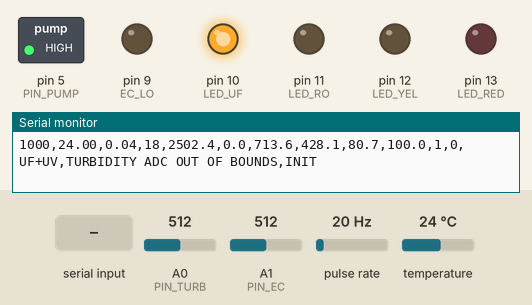
Simulated run of this sketch. Board: Arduino Uno, built with avr-gcc and run on an emulated ATmega328P. Parts: switched loads named in the sketch (green lamp = pin HIGH), output pins drawn as LEDs (lit = HIGH), the last lines printed to the serial monitor. Wiring (inferred from the names in the program): pulse sensor: data pin 2. Inputs (shaded band) come from the test bench; at power-on: A1 (PIN_EC) = 512, A0 (PIN_TURB) = 512, pulse rate 20 Hz, temperature 24 °C. EEPROM starts erased.

Above: at 1.3 s.
1.4 s: "P90\n" received over Serial
At 2.5 s:
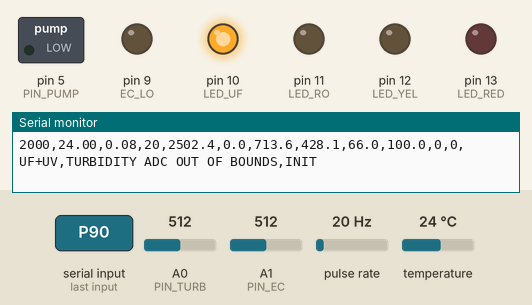
At 5.4 s:
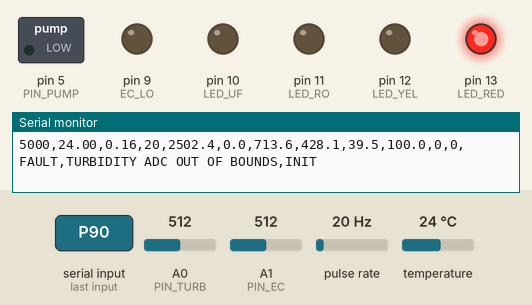
5.5 s: A1 (PIN_EC) set to 545
11.5 s: A1 (PIN_EC) set to 985
13.0 s: A1 (PIN_EC) set to 1020
15.5 s: A0 (PIN_TURB) set to 479
Timing chart, 0 to 18.5 s (numbered marks = the images above; inputs shaded):
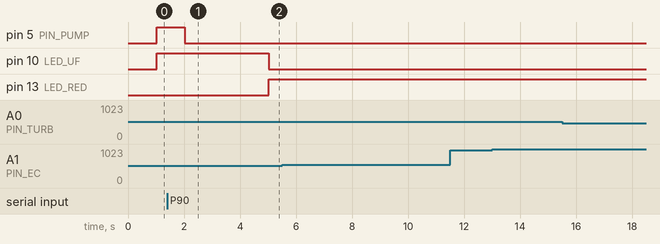

The sketch:

PureRoute_Uno.ino
```cpp
/*
 * PureRoute v2 Decision Engine - Arduino Uno Firmware
 * Platform: ATmega328P (Arduino Uno)
 * Baud: 115200
 *
 * Pins:
 *   DS18B20 Temp: 4
 *   Flow Sensor:  2 (Interrupt 0)
 *   Turbidity:    A0
 *   EC Probe ADC: A1
 *   EC Pulse A:   7
 *   EC Pulse B:   8
 *   EC Ground:    9
 *   Pump Relay:   5
 *   LED UF:       10 (Green)
 *   LED RO:       11 (Blue)
 *   LED YEL:      12 (Yellow)
 *   LED RED:      13 (Red)
 */

#include <OneWire.h>
#include <DallasTemperature.h>
#include <EEPROM.h>
#include <avr/wdt.h>

const byte PIN_T = 4;
const byte PIN_FLOW = 2;
const byte PIN_TURB = A0;
const byte PIN_EC = A1;
const byte EC_A = 7;
const byte EC_B = 8;
const byte EC_LO = 9;

const byte PIN_PUMP = 5;
const byte LED_UF = 10;
const byte LED_RO = 11;
const byte LED_YEL = 12;
const byte LED_RED = 13;

const float R_SER = 1000.0;
const float VCC_MV = 5000.0; // Calibrate to measured 5V rail

const float T_HI = 25.0;
const float T_LO = 10.0;
const float TURB_MARGIN = 5.0;
const float EC_SWITCH_IN = 500.0;
const float EC_SWITCH_OUT = 450.0;

struct Cal {
  float kFlow; // pulses per litre (~5000)
  float v0;    // clear-water turbidity baseline mV
  float q0;    // fresh cartridge flow L/min
  float ecA;
  float ecB;
  float ecC;
} cal;

OneWire ow(PIN_T);
DallasTemperature ds(&ow);

volatile unsigned long flowPulseCount = 0;
void onPulse() {
  flowPulseCount++;
}

bool areaLocked = false;
byte pumpState = 1; // Default requested pump state (1=ON, 0=OFF)
char sampleTag[16] = "INIT";

enum State { UF_UV, RO_STATE, FLUSH, REPLACE, LOCKED_RO, FAULT };
State currentState = UF_UV;
State candidateState = UF_UV;
byte candidateCount = 0;

// Filter health & litres
float emaFlow = 0.0;
float emaFhi = 100.0;
float totalLitres = 0.0;
const float RATED_LITRES = 50.0;

// Fault monitoring counters
byte dryRunSeconds = 0;
byte leakSeconds = 0;
byte faultClearSeconds = 0;

// Stuck sensor tracking (last 30 samples)
float lastTurbMv = 0;
byte stuckTurbCount = 0;

unsigned long lastTickMs = 0;
bool blinkState = false;

float medianMv(byte pin) {
  int v[15];
  for (byte i = 0; i < 15; i++) {
    v[i] = analogRead(pin);
  }
  for (byte i = 1; i < 15; i++) {
    int k = v[i];
    int j = i - 1;
    while (j >= 0 && v[j] > k) {
      v[j + 1] = v[j];
      j--;
    }
    v[j + 1] = k;
  }
  return v[7] * (VCC_MV / 1023.0);
}

bool ecBurst(float &rx, float &asym) {
  pinMode(EC_A, OUTPUT);
  pinMode(EC_B, OUTPUT);
  pinMode(EC_LO, OUTPUT);
  digitalWrite(EC_LO, LOW);

  float s1 = 0, s2 = 0;
  byte n1 = 0, n2 = 0;

  for (byte i = 0; i < 8; i++) {
    digitalWrite(EC_A, HIGH);
    digitalWrite(EC_B, LOW);
    delayMicroseconds(400);
    float v1 = analogRead(PIN_EC) * (VCC_MV / 1023.0);

    digitalWrite(EC_A, LOW);
    digitalWrite(EC_B, HIGH);
    delayMicroseconds(400);
    float v2 = analogRead(PIN_EC) * (VCC_MV / 1023.0);

    if (v1 > 100 && v1 < 4900) {
      s1 += R_SER * v1 / (VCC_MV - v1);
      n1++;
    }
    if (v2 > 100 && v2 < 4900) {
      s2 += R_SER * (VCC_MV - v2) / v2;
      n2++;
    }
  }

  digitalWrite(EC_A, LOW);
  digitalWrite(EC_B, LOW);
  pinMode(EC_A, INPUT);
  pinMode(EC_B, INPUT);

  if (!n1 && !n2) return false;
  float r1 = n1 ? (s1 / n1) : 0;
  float r2 = n2 ? (s2 / n2) : 0;

  if (n1 && n2) {
    rx = (r1 + r2) / 2.0;
    asym = fabs(r1 - r2) / rx;
  } else {
    rx = n1 ? r1 : r2;
    asym = 0.0;
  }
  return true;
}

void loadDefaultsIfUnset() {
  EEPROM.get(0, cal);
  if (isnan(cal.kFlow) || cal.kFlow < 1000.0 || cal.kFlow > 10000.0) {
    cal.kFlow = 5000.0;
    cal.v0 = 2000.0;
    cal.q0 = 1.20;
    cal.ecA = 0.0;
    cal.ecB = 700000.0; // Cell constant scale G (Siemens) -> uS/cm
    cal.ecC = 0.0;
    EEPROM.put(0, cal);
  }
}

void saveCal() {
  EEPROM.put(0, cal);
}

void handleSerialCommands() {
  while (Serial.available() > 0) {
    char c = Serial.read();
    if (c == 'B') {
      cal.v0 = medianMv(PIN_TURB);
      saveCal();
    } else if (c == 'F') {
      if (emaFlow > 0.2) {
        cal.q0 = emaFlow;
        saveCal();
      }
    } else if (c == 'K') {
      float k = Serial.parseFloat();
      if (k > 1000.0) {
        cal.kFlow = k;
        saveCal();
      }
    } else if (c == 'P') {
      int p = Serial.parseInt();
      pumpState = (p == 1) ? 1 : 0;
    } else if (c == 'L') {
      int l = Serial.parseInt();
      areaLocked = (l == 1);
    } else if (c == 'S') {
      byte idx = 0;
      delay(5);
      while (Serial.available() > 0 && idx < 15) {
        char sc = Serial.read();
        if (sc == '\n' || sc == '\r') break;
        sampleTag[idx++] = sc;
      }
      sampleTag[idx] = '\0';
    }
  }
}

void updateLEDs(State s, bool blink) {
  // Turn all off first
  digitalWrite(LED_UF, LOW);
  digitalWrite(LED_RO, LOW);
  digitalWrite(LED_YEL, LOW);
  digitalWrite(LED_RED, LOW);

  switch (s) {
    case FAULT:
      digitalWrite(LED_RED, HIGH);
      break;
    case LOCKED_RO:
      if (blink) digitalWrite(LED_RO, HIGH);
      break;
    case REPLACE:
      digitalWrite(LED_YEL, HIGH);
      break;
    case FLUSH:
      if (blink) digitalWrite(LED_YEL, HIGH);
      break;
    case RO_STATE:
      digitalWrite(LED_RO, HIGH);
      break;
    case UF_UV:
      digitalWrite(LED_UF, HIGH);
      break;
  }
}

void setup() {
  pinMode(PIN_PUMP, OUTPUT);
  digitalWrite(PIN_PUMP, LOW); // Safe start: Pump OFF

  pinMode(LED_UF, OUTPUT);
  pinMode(LED_RO, OUTPUT);
  pinMode(LED_YEL, OUTPUT);
  pinMode(LED_RED, OUTPUT);

  Serial.begin(115200);
  ds.begin();
  ds.setWaitForConversion(false);
  ds.requestTemperatures();

  loadDefaultsIfUnset();

  pinMode(PIN_FLOW, INPUT_PULLUP);
  attachInterrupt(digitalPinToInterrupt(PIN_FLOW), onPulse, FALLING);

  wdt_enable(WDTO_2S);

  Serial.println(F("t_ms,temp_c,flow_lpm,pulses,turb_mv,turb_index_pct,ec25_uScm,tds_ppm,fhi,counter_life_pct,pump,lock,state,reason,tag"));
}

void loop() {
  wdt_reset();
  handleSerialCommands();

  unsigned long now = millis();
  if (now - lastTickMs < 1000) {
    return;
  }
  lastTickMs = now;
  blinkState = !blinkState;

  // 1. Read Flow Pulses atomically
  noInterrupts();
  unsigned long pulses = flowPulseCount;
  flowPulseCount = 0;
  interrupts();

  float rawFlowLpm = (float)pulses * 60.0 / cal.kFlow;
  emaFlow = (0.2 * rawFlowLpm) + (0.8 * emaFlow);

  if (pumpState == 1 && emaFlow > 0.05) {
    totalLitres += (emaFlow / 60.0);
  }
  float counterLifePct = max(0.0, 100.0 * (1.0 - (totalLitres / RATED_LITRES)));

  // 2. Read Temperature (non-blocking DS18B20)
  float tempC = ds.getTempCByIndex(0);
  ds.requestTemperatures(); // Request next reading

  // 3. Read Turbidity
  float turbMv = medianMv(PIN_TURB);
  float turbIndexPct = 0.0;
  if (cal.v0 > 0) {
    turbIndexPct = max(0.0, min(100.0, 100.0 * (1.0 - (turbMv / cal.v0))));
  }

  // 4. Read Conductivity (Bipolar AC)
  float rxOhms = 0.0, rxAsym = 0.0;
  bool ecOk = ecBurst(rxOhms, rxAsym);
  float ec25 = 0.0;
  if (ecOk && rxOhms > 50.0 && rxOhms < 200000.0) {
    float g = 1.0 / rxOhms;
    float ec = cal.ecA + (cal.ecB * g) + (cal.ecC * g * g);
    float tComp = 1.0 + 0.019 * (tempC - 25.0);
    if (tComp > 0) ec25 = ec / tComp;
  }
  float tdsPpm = ec25 * 0.6;

  // 5. Calculate FHI
  float rawFhi = 100.0;
  if (cal.q0 > 0) {
    rawFhi = 100.0 * max(0.0, min(1.0, emaFlow / cal.q0));
  }
  emaFhi = (0.2 * rawFhi) + (0.8 * emaFhi);

  // 6. Check Faults
  bool fault = false;
  const char* faultReason = "";

  if (pumpState == 1 && emaFlow < 0.05) {
    if (++dryRunSeconds >= 3) {
      fault = true;
      faultReason = "NO FLOW >3s pump ON -> dry run";
    }
  } else {
    dryRunSeconds = 0;
  }

  if (pumpState == 0 && emaFlow > 0.10) {
    if (++leakSeconds >= 3) {
      fault = true;
      faultReason = "LEAK/SIPHON flow with pump OFF";
    }
  } else {
    leakSeconds = 0;
  }

  if (tempC == -127.0 || tempC == 85.0 || tempC < 0.0 || tempC > 50.0) {
    fault = true;
    faultReason = "TEMP SENSOR FAULT";
  }

  if (turbMv < 100.0 || turbMv > 2400.0) {
    fault = true;
    faultReason = "TURBIDITY ADC OUT OF BOUNDS";
  }

  if (rxOhms > 200000.0) {
    fault = true;
    faultReason = "EC PROBE IN AIR";
  } else if (rxOhms < 50.0 && rxOhms > 0.0) {
    fault = true;
    faultReason = "EC PROBE SHORTED";
  } else if (rxAsym > 0.20) {
    fault = true;
    faultReason = "EC PROBE POLARIZED/FOULED";
  }

  // Stuck sensor tracking: unchanged reading over 30 samples while pump runs
  if (pumpState == 1) {
    if (fabs(turbMv - lastTurbMv) < 0.5) {
      if (++stuckTurbCount >= 30) {
        fault = true;
        faultReason = "STUCK SENSOR (turbidity unchanged 30s)";
      }
    } else {
      stuckTurbCount = 0;
      lastTurbMv = turbMv;
    }
  } else {
    stuckTurbCount = 0;
  }

  // 7. Determine Raw State
  State rawState;
  const char* rawReason;

  if (fault) {
    rawState = FAULT;
    rawReason = faultReason;
  } else if (areaLocked) {
    rawState = LOCKED_RO;
    rawReason = "Area flag set -> RO forced";
  } else if (emaFhi < 40.0 || (pumpState == 1 && emaFlow < 0.30)) {
    rawState = REPLACE;
    rawReason = "FHI < 40 -> REPLACE filter";
  } else if (turbIndexPct > T_HI) {
    rawState = FLUSH;
    rawReason = "TI > 25% -> FLUSH prefilter";
  } else if (!ecOk || ec25 > EC_SWITCH_IN) {
    rawState = RO_STATE;
    rawReason = "EC25 > 500 -> RO+UV";
  } else if (ec25 <= EC_SWITCH_IN && turbIndexPct < T_LO) {
    rawState = UF_UV;
    rawReason = "Clean water -> UF+UV";
  } else {
    rawState = RO_STATE;
    rawReason = "Safe default -> RO+UV";
  }

  // 8. 5-Second Persistence & Hysteresis
  bool canExit = true;
  if (currentState == FAULT) {
    if (!fault) {
      if (++faultClearSeconds < 5) canExit = false;
    } else {
      faultClearSeconds = 0;
      canExit = false;
    }
  } else if (currentState == REPLACE) {
    if (emaFhi <= 50.0) canExit = false;
  } else if (currentState == FLUSH) {
    if (turbIndexPct >= (T_HI - TURB_MARGIN)) canExit = false;
  } else if (currentState == RO_STATE && rawState == UF_UV) {
    if (ec25 >= EC_SWITCH_OUT) canExit = false;
  }

  State target = canExit ? rawState : currentState;

  if (target != currentState) {
    if (candidateState == target) {
      if (++candidateCount >= 5) {
        currentState = target;
        candidateCount = 0;
      }
    } else {
      candidateState = target;
      candidateCount = 1;
    }
  } else {
    candidateCount = 0;
  }

  // 9. Actuator Outputs
  byte actualPump = (currentState == FAULT) ? 0 : pumpState;
  digitalWrite(PIN_PUMP, actualPump ? HIGH : LOW);
  updateLEDs(currentState, blinkState);

  // 10. Print CSV Telemetry
  const char* stateStr = "UF+UV";
  if (currentState == FAULT) stateStr = "FAULT";
  else if (currentState == LOCKED_RO) stateStr = "LOCKED_RO";
  else if (currentState == REPLACE) stateStr = "REPLACE";
  else if (currentState == FLUSH) stateStr = "FLUSH";
  else if (currentState == RO_STATE) stateStr = "RO";

  Serial.print(now); Serial.print(',');
  Serial.print(tempC, 2); Serial.print(',');
  Serial.print(emaFlow, 2); Serial.print(',');
  Serial.print(pulses); Serial.print(',');
  Serial.print(turbMv, 1); Serial.print(',');
  Serial.print(turbIndexPct, 1); Serial.print(',');
  Serial.print(ec25, 1); Serial.print(',');
  Serial.print(tdsPpm, 1); Serial.print(',');
  Serial.print(emaFhi, 1); Serial.print(',');
  Serial.print(counterLifePct, 1); Serial.print(',');
  Serial.print(actualPump); Serial.print(',');
  Serial.print(areaLocked ? 1 : 0); Serial.print(',');
  Serial.print(stateStr); Serial.print(',');
  Serial.print(rawReason); Serial.print(',');
  Serial.println(sampleTag);
}
```

Measured:
- after the input at 1.4 s, pin 5 (PIN_PUMP): HIGH → LOW after 0.63 s instead of 3.6 s
